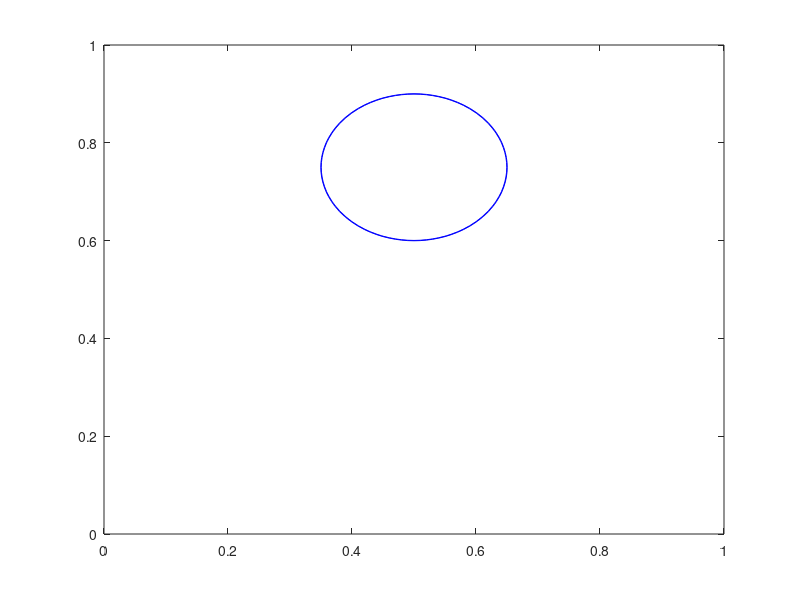

Source code (MATLAB): (Note: this script raises an error after producing the figure.)
close all

tic
m = [81,161];
m = [51,101];
m = 101;

%For testing just need to input exact_sol
%and calculate corresponding Source Term S
phi_initial   = @(x,y,t) (x-0.5)^2 + (y-0.75)^2 - 0.15^2;

%%%%%%%%%%%%%%%%%%%%%%%%%%%%%%%%%%%%%%%%%%%%%%%%%%%%%%%%%%%%%%%%

tfinal = 1;
x0 = 0;     xf = 1;
y0 = 0;     yf = 1;
error_inf = zeros(length(m),1);
error_1   = zeros(length(m),1);
%%%%%%%%%%%%%%%%%%%%%%%%%%%%%%%%%%%%%%%%%%%%%%%%%%%%%%%%%%%%%%%%

time_steps = zeros(length(m),1);
for ii = 1:length(m)
    
    n = m(ii);
    disp(n)
    x = linspace(x0,xf,n);
    y = linspace(y0,yf,n);
    t = 0;
    dx = x(2) - x(1);
    dy = y(2) - y(1);
    dt = dx;
    
    phi = zeros(n,n);
    u   = zeros(n,n);
    v   = zeros(n,n);
    for j = 1:n
        for i = 1:n
            phi(i,j) = phi_initial(x(i),y(j),t);
            u(i,j) = -sin(pi*x(i))^2*sin(2*pi*y(j));
            v(i,j) =  sin(pi*y(j))^2*sin(2*pi*x(i));
        end
    end
    
    phi_0 = phi;
    
    figure(1)
    contour(x,y,phi',[-0.0001,0.0001],'b')
    
    while t < tfinal
        if t + dt > tfinal
            dt = tfinal - t;
        end
        t = t + dt;
        phi = oneStepAdvection(phi,u,v,n,n,dx,dy,dt,0,0);
    end
    
    figure()
    contour(x,y,phi',[-0.0001,0.0001],'b')
    
    dt = dx;
    while t < 2*tfinal
        if t + dt > 2*tfinal
            dt = 2*tfinal - t;
        end
        t = t + dt;
        phi = oneStepAdvection(phi,-u,-v,n,n,dx,dy,dt,0,0);
    end
    
    figure(1)
    hold on
    contour(x,y,phi',[-0.0001,0.0001],'r')
    
    %THIS IS NORM INF ONLY FOR VECTORS
    %error_1(i) = norm(exact-u_n,1)*dx*dy;
    %error_inf(i) = norm(exact-u_n,Inf);
    %THIS IS NORM INF ONLY FOR MATRICES
    error_1(ii) = sum(sum(abs(phi_0-phi), 1), 2)*dx*dy;
    error_inf(ii) = max(max(abs(phi_0-phi)));

end

order(error_1,error_inf)

figure()
plot(log(m),log(error_inf),'r*')
xlabel('log(N)')
ylabel('log(error)')
title('Error Analysis L^\infty')

figure()
plot(log(m),log(error_1),'r*')
xlabel('log(N)')
ylabel('log(error)')
title('Error Analysis L^1')